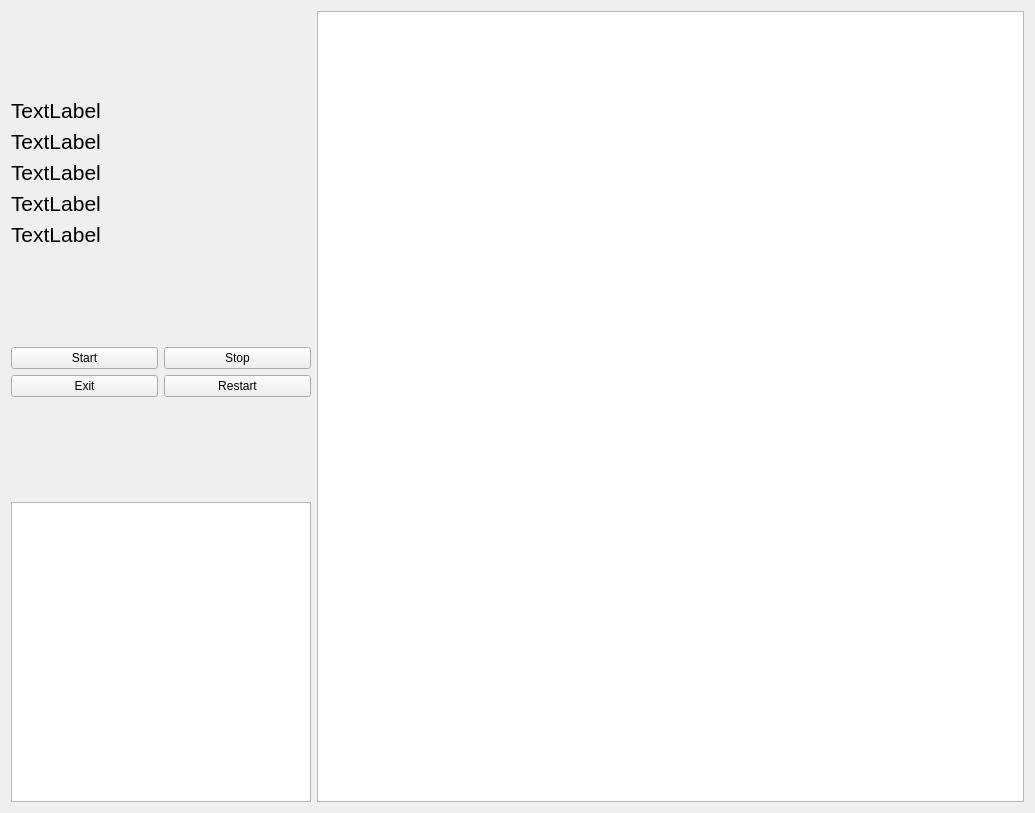
<?xml version="1.0" encoding="UTF-8"?>
<ui version="4.0">
 <class>Widgetui</class>
 <widget class="QWidget" name="Widgetui">
  <property name="geometry">
   <rect>
    <x>0</x>
    <y>0</y>
    <width>1035</width>
    <height>813</height>
   </rect>
  </property>
  <property name="sizePolicy">
   <sizepolicy hsizetype="Preferred" vsizetype="Minimum">
    <horstretch>0</horstretch>
    <verstretch>0</verstretch>
   </sizepolicy>
  </property>
  <property name="minimumSize">
   <size>
    <width>0</width>
    <height>0</height>
   </size>
  </property>
  <property name="windowTitle">
   <string>Form</string>
  </property>
  <layout class="QGridLayout" name="gridLayout">
   <item row="4" column="0" colspan="2">
    <widget class="QLabel" name="label_L">
     <property name="font">
      <font>
       <pointsize>16</pointsize>
      </font>
     </property>
     <property name="text">
      <string>TextLabel</string>
     </property>
    </widget>
   </item>
   <item row="10" column="0" colspan="2">
    <spacer name="verticalSpacer_2">
     <property name="orientation">
      <enum>Qt::Vertical</enum>
     </property>
     <property name="sizeHint" stdset="0">
      <size>
       <width>20</width>
       <height>40</height>
      </size>
     </property>
    </spacer>
   </item>
   <item row="6" column="0" colspan="2">
    <spacer name="verticalSpacer">
     <property name="orientation">
      <enum>Qt::Vertical</enum>
     </property>
     <property name="sizeHint" stdset="0">
      <size>
       <width>20</width>
       <height>40</height>
      </size>
     </property>
    </spacer>
   </item>
   <item row="8" column="1">
    <widget class="QPushButton" name="pushButton_Stop">
     <property name="text">
      <string>Stop</string>
     </property>
    </widget>
   </item>
   <item row="5" column="0" colspan="2">
    <widget class="QLabel" name="label_h">
     <property name="font">
      <font>
       <pointsize>16</pointsize>
      </font>
     </property>
     <property name="text">
      <string>TextLabel</string>
     </property>
    </widget>
   </item>
   <item row="8" column="0">
    <widget class="QPushButton" name="pushButton_Start">
     <property name="text">
      <string>Start</string>
     </property>
    </widget>
   </item>
   <item row="3" column="0" colspan="2">
    <widget class="QLabel" name="label_delta">
     <property name="font">
      <font>
       <pointsize>16</pointsize>
      </font>
     </property>
     <property name="text">
      <string>TextLabel</string>
     </property>
    </widget>
   </item>
   <item row="13" column="0" colspan="2">
    <widget class="QChartView" name="profView">
     <property name="minimumSize">
      <size>
       <width>300</width>
       <height>300</height>
      </size>
     </property>
    </widget>
   </item>
   <item row="2" column="0" colspan="2">
    <widget class="QLabel" name="label_Ne">
     <property name="font">
      <font>
       <pointsize>16</pointsize>
      </font>
     </property>
     <property name="text">
      <string>TextLabel</string>
     </property>
    </widget>
   </item>
   <item row="1" column="0" colspan="2">
    <widget class="QLabel" name="label_Ar">
     <property name="font">
      <font>
       <pointsize>16</pointsize>
      </font>
     </property>
     <property name="text">
      <string>TextLabel</string>
     </property>
    </widget>
   </item>
   <item row="0" column="3" rowspan="14">
    <widget class="QChartView" name="pView">
     <property name="sizePolicy">
      <sizepolicy hsizetype="Expanding" vsizetype="Expanding">
       <horstretch>1</horstretch>
       <verstretch>0</verstretch>
      </sizepolicy>
     </property>
     <property name="minimumSize">
      <size>
       <width>300</width>
       <height>300</height>
      </size>
     </property>
    </widget>
   </item>
   <item row="0" column="0" colspan="2">
    <spacer name="verticalSpacer_3">
     <property name="orientation">
      <enum>Qt::Vertical</enum>
     </property>
     <property name="sizeHint" stdset="0">
      <size>
       <width>20</width>
       <height>40</height>
      </size>
     </property>
    </spacer>
   </item>
   <item row="9" column="0">
    <widget class="QPushButton" name="pushButton_Exit">
     <property name="text">
      <string>Exit</string>
     </property>
    </widget>
   </item>
   <item row="9" column="1">
    <widget class="QPushButton" name="pushButton_Reboot">
     <property name="text">
      <string>Restart</string>
     </property>
    </widget>
   </item>
  </layout>
 </widget>
 <customwidgets>
  <customwidget>
   <class>QChartView</class>
   <extends>QGraphicsView</extends>
   <header>QCharts</header>
  </customwidget>
 </customwidgets>
 <resources/>
 <connections/>
</ui>
